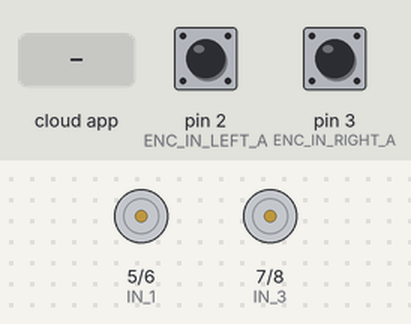
This sketch was run on a simulated Arduino Uno, built with avr-gcc and run on an emulated ATmega328P. Shown: motor-driver pin pairs drawn as motors (green arrow = first pin HIGH = forward, orange = second pin HIGH = backward, longer = more drive, scaled by the enable pin). The inputs (shaded band) are chosen by the test bench; at power-on: pin 2 (ENC_IN_LEFT_A) HIGH, pin 3 (ENC_IN_RIGHT_A) HIGH. The ROS host is connected and sends only what is stated.

Above: at 1.2 s.
1.3 s: the phone or cloud app sets linear.x to -100
At 2.2 s:
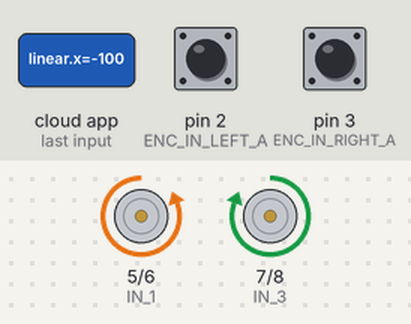
2.8 s: the phone or cloud app sets linear.x to 100
At 3.4 s:
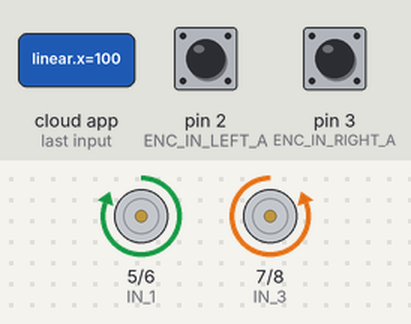
4.3 s: the phone or cloud app sets linear.x to 0
At 5.5 s:
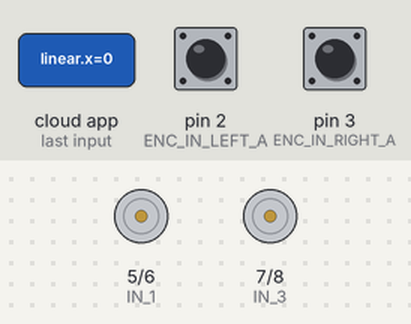
5.8 s: the phone or cloud app sets angular.z to -100
At 6.8 s:
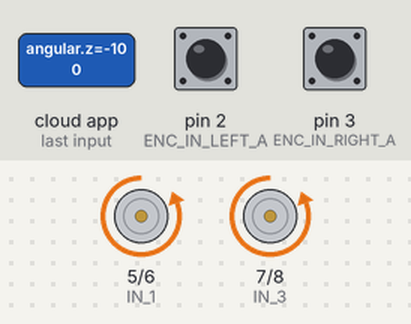
7.3 s: the phone or cloud app sets angular.z to 100
At 8.0 s:
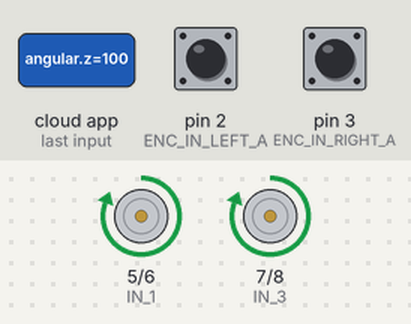
8.8 s: the phone or cloud app sets angular.z to 0
At 9.1 s:
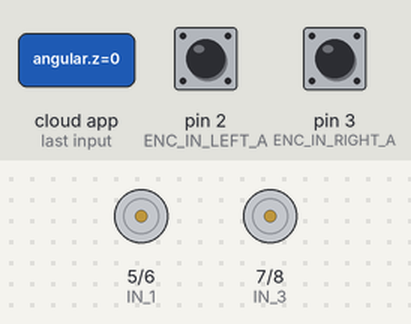
Timing chart, 0 to 11.3 s (numbered marks = the images above; inputs shaded):
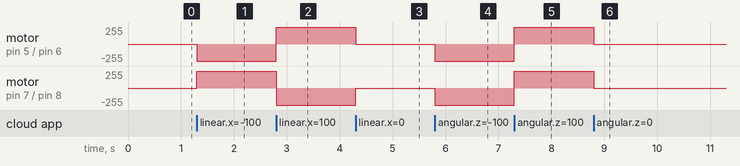

The sketch:

non_upgrade_teleop.ino
```cpp
/*
Author: Kim Won Jun
Publish: /left_ticks, /right_ticks
Subscribe: /cmd_vel
this code use when i use teleop_twist_keyboard package
this code can`t go straight, rotate straight
*/


#include <ros.h>
#include <util/atomic.h>
#include <std_msgs/String.h>
#include <geometry_msgs/Twist.h>
#include <std_msgs/Int16.h>
#include <std_msgs/Float64.h>

#define ENC_IN_LEFT_A 2
#define ENC_IN_RIGHT_A 3
#define ENC_IN_LEFT_B 4
#define ENC_IN_RIGHT_B 11
#define MAX_INTEGRAL 150


boolean Direction_left = true;
boolean Direction_right = true;

const int encoder_minimum = -32768;
const int encoder_maximum = 32767;

std_msgs::Int16 right_wheel_tick_count;
ros::Publisher rightPub("right_ticks", &right_wheel_tick_count);
std_msgs::Int16 left_wheel_tick_count;
ros::Publisher leftPub("left_ticks", &left_wheel_tick_count);

geometry_msgs::Twist cmd_vel;

const int interval = 30;
long previousMillis = 0;
long currentMillis = 0;

ros::NodeHandle nh;


void right_wheel_tick() {

  int val = digitalRead(ENC_IN_RIGHT_B);

  if (val == LOW) {
    Direction_right = false;
  }
  else {
    Direction_right = true;
  }

  if (Direction_right) {

    if (right_wheel_tick_count.data == encoder_maximum) {
      right_wheel_tick_count.data = encoder_minimum;
    }
    else {
      right_wheel_tick_count.data++;
    }
  }
  else {
    if (right_wheel_tick_count.data == encoder_minimum) {
      right_wheel_tick_count.data = encoder_maximum;
    }
    else {
      right_wheel_tick_count.data--;
    }
  }
}


void left_wheel_tick() {

  int val = digitalRead(ENC_IN_LEFT_B);

  if (val == LOW) {
    Direction_left = true;
  }
  else {
    Direction_left = false;
  }

  if (Direction_left) {
    if (left_wheel_tick_count.data == encoder_maximum) {
      left_wheel_tick_count.data = encoder_minimum;
    }
    else {
      left_wheel_tick_count.data++;
    }
  }
  else {
    if (left_wheel_tick_count.data == encoder_minimum) {
      left_wheel_tick_count.data = encoder_maximum;
    }
    else {
      left_wheel_tick_count.data--;
    }
  }
}


void teleop(int an1 ,int an2 ,int an3 ,int an4){
  analogWrite(9,255);
  analogWrite(10,255);
  digitalWrite(5, an1);
  digitalWrite(6, an2);
  digitalWrite(7, an3);
  digitalWrite(8, an4);
}

void subCmdVel(const geometry_msgs::Twist& msg) {
 cmd_vel = msg;
}
ros::Subscriber<geometry_msgs::Twist> sub("cmd_vel", subCmdVel);


void setup()
{
pinMode(ENC_IN_LEFT_A, INPUT_PULLUP);
pinMode(ENC_IN_LEFT_B, INPUT);
pinMode(ENC_IN_RIGHT_A, INPUT_PULLUP);
pinMode(ENC_IN_RIGHT_B, INPUT);

pinMode(10, OUTPUT); //ENB
pinMode(8, OUTPUT); //IN 4
pinMode(7, OUTPUT); //IN 3
pinMode(6, OUTPUT); //IN 2
pinMode(5, OUTPUT); //IN 1
pinMode(9, OUTPUT); //ENA

attachInterrupt(digitalPinToInterrupt(ENC_IN_LEFT_A), left_wheel_tick, RISING);
attachInterrupt(digitalPinToInterrupt(ENC_IN_RIGHT_A), right_wheel_tick, RISING);


nh.getHardware()->setBaud(57600);
nh.initNode();
nh.advertise(rightPub);
nh.advertise(leftPub);
nh.subscribe(sub);
}

void loop() {
nh.spinOnce();
currentMillis = millis();

  if (currentMillis - previousMillis > interval) {
    previousMillis = currentMillis;
    leftPub.publish( &left_wheel_tick_count );
    rightPub.publish( &right_wheel_tick_count );

  }

  double a = cmd_vel.linear.x;
  double c = cmd_vel.angular.z;

  if(a > 0 && c == 0){
    teleop(1,0,0,1);
  }
  else if(a < 0 && c == 0){
    teleop(0,1,1,0);
  }
  else if(a == 0 && c == 0){
    teleop(0,0,0,0);
  }
  else if(a == 0 && c > 0){
    teleop(1,0,1,0);
  }
  else if(a == 0 && c < 0){
    teleop(0,1,0,1);
  }

}
```

Measured:
- after the input at 1.3 s, motor on pin 5 (IN_1) / pin 6 (IN_2): stopped → backward 255/255 at once; motor on pin 7 (IN_3) / pin 8 (IN_4): stopped → forward 255/255 at once
- after the input at 2.8 s, motor on pin 5 (IN_1) / pin 6 (IN_2): backward 255/255 → forward 255/255 at once; motor on pin 7 (IN_3) / pin 8 (IN_4): forward 255/255 → backward 255/255 at once
- after the input at 4.3 s, motor on pin 5 (IN_1) / pin 6 (IN_2): forward 255/255 → stopped at once; motor on pin 7 (IN_3) / pin 8 (IN_4): backward 255/255 → stopped at once
- after the input at 5.8 s, motor on pin 5 (IN_1) / pin 6 (IN_2), motor on pin 7 (IN_3) / pin 8 (IN_4): stopped → backward 255/255 at once
- after the input at 7.3 s, motor on pin 5 (IN_1) / pin 6 (IN_2), motor on pin 7 (IN_3) / pin 8 (IN_4): backward 255/255 → forward 255/255 at once
- after the input at 8.8 s, motor on pin 5 (IN_1) / pin 6 (IN_2), motor on pin 7 (IN_3) / pin 8 (IN_4): forward 255/255 → stopped at once
